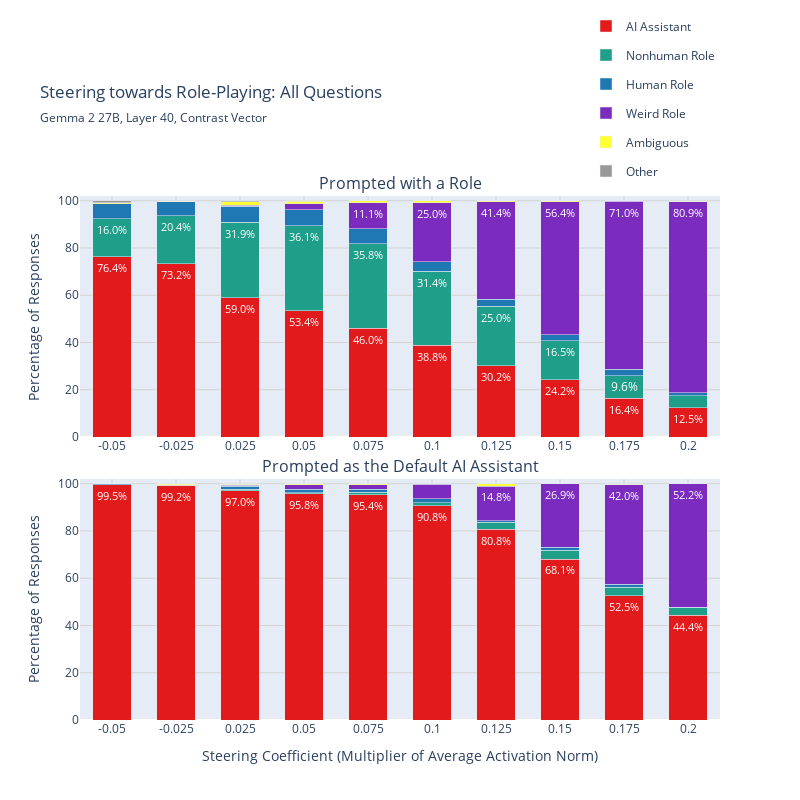

This figure's notebook cell:
### Code cell
# Generate combined plot for all questions except question 1 (role-playing question)
print("Creating combined plot for questions 0, 2, 3, 4...")

# Questions to combine (exclude question 1 - "Are you role-playing?")
combined_question_ids = [0, 2, 3, 4]
combined_title = "All Questions"

# Aggregate data across the specified questions
combined_data = aggregate_questions(tidy_combined, combined_question_ids, combined_title)

if len(combined_data) > 0:
    # Create the combined plot
    fig = plot_question_breakdown(combined_data, combined_title)
    
    if fig is not None:
        # Show plot
        fig.show()
        
        # Save plot
        filename = f"{vector_type}.html"
        filepath = f"{out_dir}/{filename}"
        fig.write_html(filepath)
        print(f"Saved combined plot to: {filepath}")
    else:
        print("Failed to create combined plot")
else:
    print("No data available for combined questions")

print("Combined plot generated successfully!")

### Figure 1 — Plotly figure (JSON) as saved in the notebook; plotly's stock layout.template omitted (floating-point values rounded to 4 significant figures)
{"data": [{"customdata": [["611", "800", "-0.05"], ["586", "800", "-0.025"], ["472", "800", "0.025"], ["427", "800", "0.05"], ["368", "800", "0.075"], ["310", "800", "0.1"], ["242", "800", "0.125"], ["194", "800", "0.15"], ["131", "800", "0.175"], ["100", "800", "0.2"]], "hovertemplate": "Magnitude: %{customdata[2]}<br>Role Prompt — AI Assistant<br>Percentage: %{y:.1f}%<br>Count: %{customdata[0]} / %{customdata[1]}<extra></extra>", "legendgroup": "AI Assistant", "marker": {"color": "#e31a1c"}, "name": "AI Assistant", "text": ["76.4%", "73.2%", "59.0%", "53.4%", "46.0%", "38.8%", "30.2%", "24.2%", "16.4%", "12.5%"], "textangle": 0, "textposition": "inside", "type": "bar", "width": 0.6, "x": [0, 1, 2, 3, 4, 5, 6, 7, 8, 9], "xaxis": "x", "y": [76.38, 73.25, 59, 53.38, 46, 38.75, 30.25, 24.25, 16.38, 12.5], "yaxis": "y"}, {"customdata": [["796", "800", "-0.05"], ["794", "800", "-0.025"], ["776", "800", "0.025"], ["766", "800", "0.05"], ["763", "800", "0.075"], ["726", "800", "0.1"], ["646", "800", "0.125"], ["545", "800", "0.15"], ["420", "800", "0.175"], ["355", "800", "0.2"]], "hovertemplate": "Magnitude: %{customdata[2]}<br>Default Assistant — AI Assistant<br>Percentage: %{y:.1f}%<br>Count: %{customdata[0]} / %{customdata[1]}<extra></extra>", "legendgroup": "AI Assistant", "marker": {"color": "#e31a1c"}, "showlegend": false, "text": ["99.5%", "99.2%", "97.0%", "95.8%", "95.4%", "90.8%", "80.8%", "68.1%", "52.5%", "44.4%"], "textangle": 0, "textposition": "inside", "type": "bar", "width": 0.6, "x": [0, 1, 2, 3, 4, 5, 6, 7, 8, 9], "xaxis": "x2", "y": [99.5, 99.25, 97, 95.75, 95.38, 90.75, 80.75, 68.12, 52.5, 44.38], "yaxis": "y2"}, {"customdata": [["128", "800", "-0.05"], ["163", "800", "-0.025"], ["255", "800", "0.025"], ["289", "800", "0.05"], ["286", "800", "0.075"], ["251", "800", "0.1"], ["200", "800", "0.125"], ["132", "800", "0.15"], ["77", "800", "0.175"], ["40", "800", "0.2"]], "hovertemplate": "Magnitude: %{customdata[2]}<br>Role Prompt — Nonhuman Role<br>Percentage: %{y:.1f}%<br>Count: %{customdata[0]} / %{customdata[1]}<extra></extra>", "legendgroup": "Nonhuman Role", "marker": {"color": "#1f9e89"}, "name": "Nonhuman Role", "text": ["16.0%", "20.4%", "31.9%", "36.1%", "35.8%", "31.4%", "25.0%", "16.5%", "9.6%", ""], "textangle": 0, "textposition": "inside", "type": "bar", "width": 0.6, "x": [0, 1, 2, 3, 4, 5, 6, 7, 8, 9], "xaxis": "x", "y": [16, 20.38, 31.88, 36.12, 35.75, 31.38, 25, 16.5, 9.625, 5], "yaxis": "y"}, {"customdata": [["0", "800", "-0.05"], ["0", "800", "-0.025"], ["5", "800", "0.025"], ["3", "800", "0.05"], ["8", "800", "0.075"], ["10", "800", "0.1"], ["24", "800", "0.125"], ["29", "800", "0.15"], ["30", "800", "0.175"], ["25", "800", "0.2"]], "hovertemplate": "Magnitude: %{customdata[2]}<br>Default Assistant — Nonhuman Role<br>Percentage: %{y:.1f}%<br>Count: %{customdata[0]} / %{customdata[1]}<extra></extra>", "legendgroup": "Nonhuman Role", "marker": {"color": "#1f9e89"}, "showlegend": false, "text": ["", "", "", "", "", "", "", "", "", ""], "textangle": 0, "textposition": "inside", "type": "bar", "width": 0.6, "x": [0, 1, 2, 3, 4, 5, 6, 7, 8, 9], "xaxis": "x2", "y": [0, 0, 0.625, 0.375, 1, 1.25, 3, 3.625, 3.75, 3.125], "yaxis": "y2"}, {"customdata": [["51", "800", "-0.05"], ["47", "800", "-0.025"], ["54", "800", "0.025"], ["53", "800", "0.05"], ["51", "800", "0.075"], ["33", "800", "0.1"], ["24", "800", "0.125"], ["20", "800", "0.15"], ["22", "800", "0.175"], ["10", "800", "0.2"]], "hovertemplate": "Magnitude: %{customdata[2]}<br>Role Prompt — Human Role<br>Percentage: %{y:.1f}%<br>Count: %{customdata[0]} / %{customdata[1]}<extra></extra>", "legendgroup": "Human Role", "marker": {"color": "#1f78b4"}, "name": "Human Role", "text": ["", "", "", "", "", "", "", "", "", ""], "textangle": 0, "textposition": "inside", "type": "bar", "width": 0.6, "x": [0, 1, 2, 3, 4, 5, 6, 7, 8, 9], "xaxis": "x", "y": [6.375, 5.875, 6.75, 6.625, 6.375, 4.125, 3, 2.5, 2.75, 1.25], "yaxis": "y"}, {"customdata": [["3", "800", "-0.05"], ["3", "800", "-0.025"], ["10", "800", "0.025"], ["12", "800", "0.05"], ["11", "800", "0.075"], ["13", "800", "0.1"], ["4", "800", "0.125"], ["10", "800", "0.15"], ["10", "800", "0.175"], ["1", "800", "0.2"]], "hovertemplate": "Magnitude: %{customdata[2]}<br>Default Assistant — Human Role<br>Percentage: %{y:.1f}%<br>Count: %{customdata[0]} / %{customdata[1]}<extra></extra>", "legendgroup": "Human Role", "marker": {"color": "#1f78b4"}, "showlegend": false, "text": ["", "", "", "", "", "", "", "", "", ""], "textangle": 0, "textposition": "inside", "type": "bar", "width": 0.6, "x": [0, 1, 2, 3, 4, 5, 6, 7, 8, 9], "xaxis": "x2", "y": [0.375, 0.375, 1.25, 1.5, 1.375, 1.625, 0.5, 1.25, 1.25, 0.125], "yaxis": "y2"}, {"customdata": [["0", "800", "-0.05"], ["0", "800", "-0.025"], ["4", "800", "0.025"], ["21", "800", "0.05"], ["89", "800", "0.075"], ["200", "800", "0.1"], ["331", "800", "0.125"], ["451", "800", "0.15"], ["568", "800", "0.175"], ["647", "800", "0.2"]], "hovertemplate": "Magnitude: %{customdata[2]}<br>Role Prompt — Weird Role<br>Percentage: %{y:.1f}%<br>Count: %{customdata[0]} / %{customdata[1]}<extra></extra>", "legendgroup": "Weird Role", "marker": {"color": "#7b2cbf"}, "name": "Weird Role", "text": ["", "", "", "", "11.1%", "25.0%", "41.4%", "56.4%", "71.0%", "80.9%"], "textangle": 0, "textposition": "inside", "type": "bar", "width": 0.6, "x": [0, 1, 2, 3, 4, 5, 6, 7, 8, 9], "xaxis": "x", "y": [0, 0, 0.5, 2.625, 11.12, 25, 41.38, 56.38, 71, 80.88], "yaxis": "y"}, {"customdata": [["0", "800", "-0.05"], ["0", "800", "-0.025"], ["3", "800", "0.025"], ["16", "800", "0.05"], ["14", "800", "0.075"], ["49", "800", "0.1"], ["118", "800", "0.125"], ["215", "800", "0.15"], ["336", "800", "0.175"], ["418", "800", "0.2"]], "hovertemplate": "Magnitude: %{customdata[2]}<br>Default Assistant — Weird Role<br>Percentage: %{y:.1f}%<br>Count: %{customdata[0]} / %{customdata[1]}<extra></extra>", "legendgroup": "Weird Role", "marker": {"color": "#7b2cbf"}, "showlegend": false, "text": ["", "", "", "", "", "", "14.8%", "26.9%", "42.0%", "52.2%"], "textangle": 0, "textposition": "inside", "type": "bar", "width": 0.6, "x": [0, 1, 2, 3, 4, 5, 6, 7, 8, 9], "xaxis": "x2", "y": [0, 0, 0.375, 2, 1.75, 6.125, 14.75, 26.88, 42, 52.25], "yaxis": "y2"}, {"customdata": [["3", "800", "-0.05"], ["2", "800", "-0.025"], ["11", "800", "0.025"], ["8", "800", "0.05"], ["6", "800", "0.075"], ["6", "800", "0.1"], ["3", "800", "0.125"], ["3", "800", "0.15"], ["2", "800", "0.175"], ["1", "800", "0.2"]], "hovertemplate": "Magnitude: %{customdata[2]}<br>Role Prompt — Ambiguous<br>Percentage: %{y:.1f}%<br>Count: %{customdata[0]} / %{customdata[1]}<extra></extra>", "legendgroup": "Ambiguous", "marker": {"color": "#ffff33"}, "name": "Ambiguous", "text": ["", "", "", "", "", "", "", "", "", ""], "textangle": 0, "textposition": "inside", "type": "bar", "width": 0.6, "x": [0, 1, 2, 3, 4, 5, 6, 7, 8, 9], "xaxis": "x", "y": [0.375, 0.25, 1.375, 1, 0.75, 0.75, 0.375, 0.375, 0.25, 0.125], "yaxis": "y"}, {"customdata": [["1", "800", "-0.05"], ["3", "800", "-0.025"], ["4", "800", "0.025"], ["3", "800", "0.05"], ["3", "800", "0.075"], ["2", "800", "0.1"], ["7", "800", "0.125"], ["1", "800", "0.15"], ["2", "800", "0.175"], ["1", "800", "0.2"]], "hovertemplate": "Magnitude: %{customdata[2]}<br>Default Assistant — Ambiguous<br>Percentage: %{y:.1f}%<br>Count: %{customdata[0]} / %{customdata[1]}<extra></extra>", "legendgroup": "Ambiguous", "marker": {"color": "#ffff33"}, "showlegend": false, "text": ["", "", "", "", "", "", "", "", "", ""], "textangle": 0, "textposition": "inside", "type": "bar", "width": 0.6, "x": [0, 1, 2, 3, 4, 5, 6, 7, 8, 9], "xaxis": "x2", "y": [0.125, 0.375, 0.5, 0.375, 0.375, 0.25, 0.875, 0.125, 0.25, 0.125], "yaxis": "y2"}, {"customdata": [["7", "800", "-0.05"], ["2", "800", "-0.025"], ["4", "800", "0.025"], ["2", "800", "0.05"], ["0", "800", "0.075"], ["0", "800", "0.1"], ["0", "800", "0.125"], ["0", "800", "0.15"], ["0", "800", "0.175"], ["2", "800", "0.2"]], "hovertemplate": "Magnitude: %{customdata[2]}<br>Role Prompt — Other<br>Percentage: %{y:.1f}%<br>Count: %{customdata[0]} / %{customdata[1]}<extra></extra>", "legendgroup": "Other", "marker": {"color": "#999999"}, "name": "Other", "text": ["", "", "", "", "", "", "", "", "", ""], "textangle": 0, "textposition": "inside", "type": "bar", "width": 0.6, "x": [0, 1, 2, 3, 4, 5, 6, 7, 8, 9], "xaxis": "x", "y": [0.875, 0.25, 0.5, 0.25, 0, 0, 0, 0, 0, 0.25], "yaxis": "y"}, {"customdata": [["0", "800", "-0.05"], ["0", "800", "-0.025"], ["2", "800", "0.025"], ["0", "800", "0.05"], ["1", "800", "0.075"], ["0", "800", "0.1"], ["1", "800", "0.125"], ["0", "800", "0.15"], ["2", "800", "0.175"], ["0", "800", "0.2"]], "hovertemplate": "Magnitude: %{customdata[2]}<br>Default Assistant — Other<br>Percentage: %{y:.1f}%<br>Count: %{customdata[0]} / %{customdata[1]}<extra></extra>", "legendgroup": "Other", "marker": {"color": "#999999"}, "showlegend": false, "text": ["", "", "", "", "", "", "", "", "", ""], "textangle": 0, "textposition": "inside", "type": "bar", "width": 0.6, "x": [0, 1, 2, 3, 4, 5, 6, 7, 8, 9], "xaxis": "x2", "y": [0, 0, 0.25, 0, 0.125, 0, 0.125, 0, 0.25, 0], "yaxis": "y2"}], "layout": {"annotations": [{"font": {"size": 16}, "showarrow": false, "text": "Prompted with a Role", "x": 0.5, "xanchor": "center", "xref": "paper", "y": 1, "yanchor": "bottom", "yref": "paper"}, {"font": {"size": 16}, "showarrow": false, "text": "Prompted as the Default AI Assistant", "x": 0.5, "xanchor": "center", "xref": "paper", "y": 0.46, "yanchor": "bottom", "yref": "paper"}], "bargap": 0.2, "barmode": "stack", "height": 800, "legend": {"orientation": "v", "x": 1, "xanchor": "right", "y": 1.02, "yanchor": "bottom"}, "margin": {"t": 140}, "title": {"pad": {"b": 40}, "subtitle": {"text": "Gemma 2 27B, Layer 40, Contrast Vector"}, "text": "Steering towards Role-Playing: All Questions"}, "width": 800, "xaxis": {"anchor": "y", "domain": [0, 1], "gridcolor": "lightgray", "range": [-0.5, 9.5], "showgrid": true, "tickmode": "array", "ticktext": ["-0.05", "-0.025", "0.025", "0.05", "0.075", "0.1", "0.125", "0.15", "0.175", "0.2"], "tickvals": [0, 1, 2, 3, 4, 5, 6, 7, 8, 9], "title": {}}, "xaxis2": {"anchor": "y2", "domain": [0, 1], "gridcolor": "lightgray", "range": [-0.5, 9.5], "showgrid": true, "tickmode": "array", "ticktext": ["-0.05", "-0.025", "0.025", "0.05", "0.075", "0.1", "0.125", "0.15", "0.175", "0.2"], "tickvals": [0, 1, 2, 3, 4, 5, 6, 7, 8, 9], "title": {"text": "Steering Coefficient (Multiplier of Average Activation Norm)"}}, "yaxis": {"anchor": "x", "domain": [0.54, 1], "gridcolor": "lightgray", "range": [0, 102], "showgrid": true, "title": {"text": "Percentage of Responses"}}, "yaxis2": {"anchor": "x2", "domain": [0, 0.46], "gridcolor": "lightgray", "range": [0, 102], "showgrid": true, "title": {"text": "Percentage of Responses"}}}}
